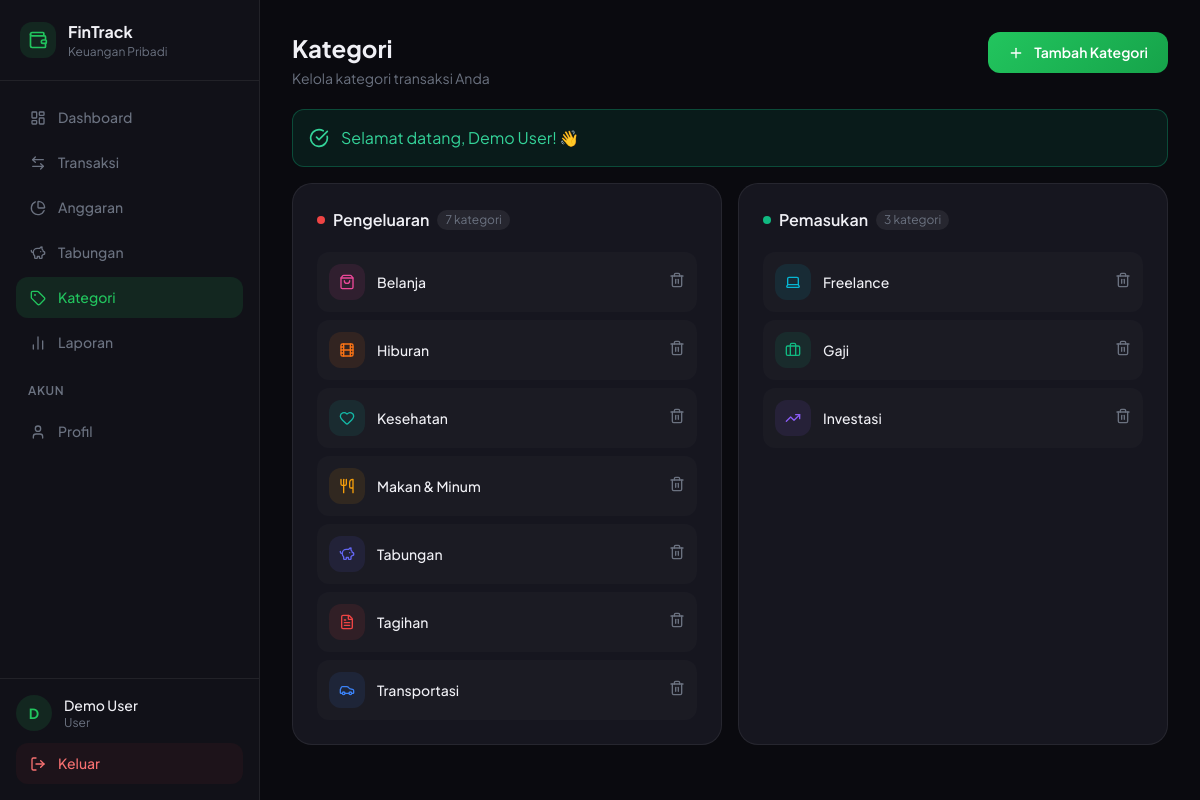
/categories.php (signed in), run on the app's committed database.
### tables this page shows
CREATE TABLE IF NOT EXISTS categories (
    id          INT UNSIGNED AUTO_INCREMENT PRIMARY KEY,
    user_id     INT UNSIGNED        NOT NULL,
    name        VARCHAR(100)        NOT NULL,
    type        ENUM('income','expense') NOT NULL,
    icon        VARCHAR(50)         DEFAULT 'tag',
    color       VARCHAR(7)          DEFAULT '#6366f1',
    created_at  TIMESTAMP           DEFAULT CURRENT_TIMESTAMP,
    FOREIGN KEY (user_id) REFERENCES users(id) ON DELETE CASCADE,
    INDEX idx_user_type (user_id, type)
);

### config/Database.php (called while the page is built, shortened)
<?php
class Database
{
    private static ?Database $instance = null;
    private \PDO $pdo;
    private function __construct()
    {
        $dsn = sprintf(
            'mysql:host=%s;port=%s;dbname=%s;charset=%s',
            DB_HOST, DB_PORT, DB_NAME, DB_CHARSET
        );
        $options = [
            \PDO::ATTR_ERRMODE            => \PDO::ERRMODE_EXCEPTION,
            \PDO::ATTR_DEFAULT_FETCH_MODE => \PDO::FETCH_ASSOC,
            \PDO::ATTR_EMULATE_PREPARES   => false,
            \PDO::MYSQL_ATTR_INIT_COMMAND => "SET NAMES utf8mb4 COLLATE utf8mb4_unicode_ci",
        ];
        $this->pdo = new \PDO($dsn, DB_USER, DB_PASS, $options);
    }
    public static function getInstance(): Database
    {
        if (self::$instance === null) {
            self::$instance = new self();
        }
        return self::$instance;
    }
    public function getConnection(): \PDO
    {
        return $this->pdo;
    }
}

### auth/AuthService.php (called while the page is built, shortened)
<?php
class AuthService implements AuthInterface
{
    public function getCurrentUserId()
    {
        return isset($_SESSION['user_id']) ? (int)$_SESSION['user_id'] : null;
    }
}

### finance/BaseModel.php (called while the page is built, shortened)
<?php
abstract class BaseModel implements Auditable
{
    public function __construct()
    {
        $this->db = Database::getInstance()->getConnection();
    }
}

### finance/Category.php (called while the page is built, shortened)
<?php
class Category extends BaseModel
{
    public function getByUser(int $userId, string $type = 'all'): array
    {
        $params = [$userId];
        $sql    = "SELECT * FROM categories WHERE user_id = ?";
        $sql .= " ORDER BY name ASC";
        $stmt = $this->db->prepare($sql);
        $stmt->execute($params);
        return $stmt->fetchAll();
    }
    public function getGroupedByType(int $userId): array
    {
        $categories = $this->getByUser($userId);
        return array_reduce($categories, function ($carry, $item) {
            $carry[$item['type']][] = $item;
            return $carry;
        }, ['income' => [], 'expense' => []]);
    }
}

### categories.php (the view, shortened to what this page needs)
<?php
require_once __DIR__ . '/bootstrap.php';
$auth = new AuthService();
$auth->requireLogin();
$userId = $auth->getCurrentUserId();
$catModel = new Category();
$grouped = $catModel->getGroupedByType($userId);
require_once __DIR__ . '/assets/partials/header.php';
?>
<div class="flex flex-wrap items-start justify-between gap-3 mb-5">
    <div>
        <h1 class="text-2xl font-bold">Kategori</h1>
        <p style="color: var(--text-muted); font-size: 0.875rem; margin-top: 0.25rem;">
            Kelola kategori transaksi Anda
        </p>
    </div>
    <button onclick="openModal('catModal')" class="btn-primary">
        <i data-lucide="plus" class="w-4 h-4 inline mr-1"></i> Tambah Kategori
    </button>
</div>
<?= flashMessage('success') ?>
<div class="grid-2col">
    <?php foreach (['expense' => 'Pengeluaran', 'income' => 'Pemasukan'] as $type => $label): ?>
    <div class="card p-6">
        <div class="flex items-center gap-2 mb-5">
            <span class="w-2 h-2 rounded-full <?= $type === 'expense' ? 'bg-red-500' : 'bg-emerald-500' ?>"></span>
            <h2 class="font-semibold"><?= $label ?></h2>
            <span class="text-xs px-2 py-0.5 rounded-full" style="background: rgba(255,255,255,0.07); color: var(--text-muted);">
                <?= count($grouped[$type]) ?> kategori
            </span>
        </div>
        <div class="space-y-2">
            <?php if (!empty($grouped[$type])): ?>
                <?php foreach ($grouped[$type] as $cat): ?>
                <div class="flex items-center justify-between p-3 rounded-xl" style="background: rgba(255,255,255,0.02);">
                    <div class="flex items-center gap-3">
                        <div class="w-9 h-9 rounded-xl flex items-center justify-center"
                             style="background: <?= e($cat['color']) ?>1a;">
                            <i data-lucide="<?= e($cat['icon']) ?>" class="w-4 h-4"
                               style="color: <?= e($cat['color']) ?>;"></i>
                        </div>
                        <span class="text-sm font-medium"><?= e($cat['name']) ?></span>
                    </div>
                    <form method="POST" onsubmit="return confirm('Hapus kategori ini?')">
                        <button type="submit" class="hover:text-red-400 transition-colors" style="color: var(--text-muted);">
                            <i data-lucide="trash-2" class="w-4 h-4"></i>
                        </button>
                    </form>
                </div>
                <?php endforeach; ?>
            <?php else: ?>
                <p class="text-sm text-center py-4" style="color: var(--text-muted);">Belum ada kategori</p>
            <?php endif; ?>
        </div>
    </div>
    <?php endforeach; ?>
</div>
<?php require_once __DIR__ . '/assets/partials/footer.php'; ?>

### assets/partials/header.php (style rules this page uses)
:root { --bg-primary: #0a0a0f; --bg-secondary: #111118; --bg-card: #16161f; --border: rgba(255,255,255,0.07); --text-primary: #f0f0f5; --text-muted: #6b7280; --accent: #22c55e; --accent-soft: rgba(34,197,94,0.12); }
* { box-sizing: border-box; }
body { font-family: 'Plus Jakarta Sans', sans-serif; background: var(--bg-primary); color: var(--text-primary); min-height: 100vh; }
.card { background: var(--bg-card); border: 1px solid var(--border); border-radius: 1.25rem; }
.btn-primary { background: linear-gradient(135deg, #22c55e, #16a34a); color: white; font-weight: 600; border-radius: 0.75rem; padding: 0.625rem 1.25rem; font-size: 0.875rem; border: none; cursor: pointer; transition: all 0.2s; display: inline-flex; align-items: center; gap: 0.4rem; }
.grid-2col { display: grid; grid-template-columns: 1fr; gap: 1rem; }
@media (min-width: 768px) { .grid-2col { grid-template-columns: repeat(2, 1fr); } }

### data on the page
categories: name "Belanja"
categories: name "Hiburan"
categories: name "Kesehatan"
categories: name "Makan & Minum"
categories: name "Tabungan"
categories: name "Tagihan"
categories: name "Transportasi"
categories: name "Freelance"
categories: name "Gaji"
categories: name "Investasi"

### other printed values
substr($_SESSION['user_name'] ?? 'U', 0, 1) "D"
$_SESSION['user_name'] "Demo User"
$_SESSION['user_role'] "User"
$msg "Selamat datang, Demo User! 👋"
$label "Pengeluaran"
count($grouped[$type]) "7"
$label "Pemasukan"
count($grouped[$type]) "3"
